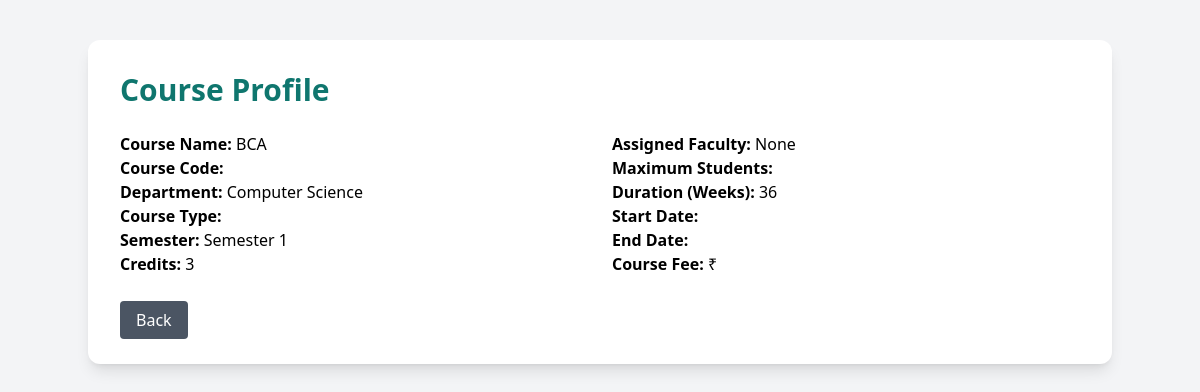
Screenshot of /course/view/1/ (signed in) with the database file from the repository.
### student_app/models.py (models this page shows, shortened)
class Course(models.Model):
    courseid = models.CharField(max_length=100, unique=True, blank=True)
    coursename = models.CharField(max_length=200)
    department = models.CharField(max_length=100)
    credits = models.IntegerField()
    semester = models.CharField(max_length=20)
    duration = models.CharField(max_length=50)
    course_description = models.TextField(blank=True, null=True)
    faculty = models.ForeignKey(
        Faculty,
        on_delete=models.SET_NULL,
        null=True,
        blank=True,
        related_name="courses"
    )
    created_date = models.DateField(auto_now_add=True)

### student_app/views.py (the view)
# urls.py: path('course/view/<int:id>/', view_course, name='course_view'),
@login_required
def view_course(request, id):
    course = get_object_or_404(Course, id=id)
    return render(request, "viewcourse.html", {"course": course})

### student_app/templates/viewcourse.html (shortened to what this page needs)
<!DOCTYPE html>
<html lang="en">
<head>
<script src="https://cdn.tailwindcss.com"></script>
</head>
<body class="bg-gray-100 p-10">
<div class="max-w-5xl mx-auto bg-white shadow-lg rounded-xl p-8">
<h1 class="text-3xl font-bold mb-6 text-teal-700">Course Profile</h1>
<div class="grid grid-cols-1 md:grid-cols-2 gap-6">
<div>
<p><b>Course Name:</b> {{ course.coursename }}</p>
<p><b>Course Code:</b> {{ course.coursecode }}</p>
<p><b>Department:</b> {{ course.department }}</p>
<p><b>Course Type:</b> {{ course.coursetype }}</p>
<p><b>Semester:</b> {{ course.semester }}</p>
<p><b>Credits:</b> {{ course.credits }}</p>
</div>
<div>
<p><b>Assigned Faculty:</b> {{ course.faculty }}</p>
<p><b>Maximum Students:</b> {{ course.maxstudents }}</p>
<p><b>Duration (Weeks):</b> {{ course.duration }}</p>
<p><b>Start Date:</b> {{ course.startdate }}</p>
<p><b>End Date:</b> {{ course.enddate }}</p>
<p><b>Course Fee:</b> ₹ {{ course.coursefee }}</p>
</div>
</div>
<div class="mt-8">
<a href="{% url 'course' %}"
class="px-4 py-2 bg-gray-600 text-white rounded hover:bg-gray-700 transition">
Back
</a>
</div>
</div>
</body>
</html>

### rows the page displays
Course: coursename "BCA", department "Computer Science", semester "Semester 1", credits "3", faculty "None", duration "36"
